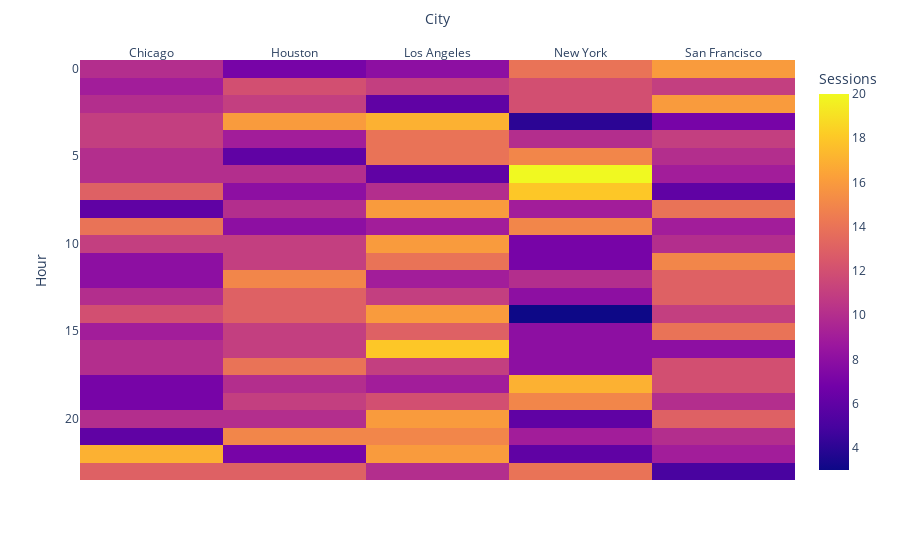

The notebook cell saved with this chart:
### Markdown cell above
### 3.1.3 Occupancy Heatmap (Time × City matrix)

### Code cell
import plotly.express as px

df['Hour'] = df['Charging Start Time'].dt.hour
pivot = df.pivot_table(index='Hour', columns='Charging Station Location', aggfunc='size', fill_value=0)
fig = px.imshow(pivot.values, x=pivot.columns, y=pivot.index, labels=dict(x="City", y="Hour", color="Sessions"))
fig.update_xaxes(side="top"); fig.show()

### Figure 1 — Plotly figure (JSON) as saved in the notebook; plotly's stock layout.template omitted (floating-point values rounded to 4 significant figures)
{"data": [{"coloraxis": "coloraxis", "hovertemplate": "City: %{x}<br>Hour: %{y}<br>Sessions: %{z}<extra></extra>", "name": "0", "type": "heatmap", "x": ["Chicago", "Houston", "Los Angeles", "New York", "San Francisco"], "xaxis": "x", "y": [0, 1, 2, 3, 4, 5, 6, 7, 8, 9, 10, 11, 12, 13, 14, 15, 16, 17, 18, 19, 20, 21, 22, 23], "yaxis": "y", "z": [[10, 7, 8, 14, 16], [9, 12, 11, 12, 11], [10, 11, 6, 12, 16], [11, 16, 17, 4, 7], [11, 9, 14, 10, 11], [10, 6, 14, 15, 10], [10, 10, 6, 20, 9], [13, 8, 10, 18, 6], [6, 10, 16, 9, 14], [14, 8, 9, 15, 9], [11, 11, 16, 7, 10], [8, 11, 14, 7, 15], [8, 15, 9, 10, 13], [10, 13, 11, 8, 13], [12, 13, 16, 3, 11], [9, 11, 13, 8, 14], [10, 11, 18, 8, 8], [10, 14, 11, 8, 12], [7, 10, 9, 17, 12], [7, 11, 12, 15, 10], [10, 10, 16, 6, 13], [6, 15, 15, 9, 10], [17, 7, 16, 6, 9], [13, 13, 10, 14, 5]]}], "layout": {"coloraxis": {"colorbar": {"title": {"text": "Sessions"}}, "colorscale": [[0, "#0d0887"], [0.1111, "#46039f"], [0.2222, "#7201a8"], [0.3333, "#9c179e"], [0.4444, "#bd3786"], [0.5556, "#d8576b"], [0.6667, "#ed7953"], [0.7778, "#fb9f3a"], [0.8889, "#fdca26"], [1, "#f0f921"]]}, "margin": {"t": 60}, "xaxis": {"anchor": "y", "constrain": "domain", "domain": [0, 1], "scaleanchor": "y", "side": "top", "title": {"text": "City"}}, "yaxis": {"anchor": "x", "autorange": "reversed", "constrain": "domain", "domain": [0, 1], "title": {"text": "Hour"}}}}
